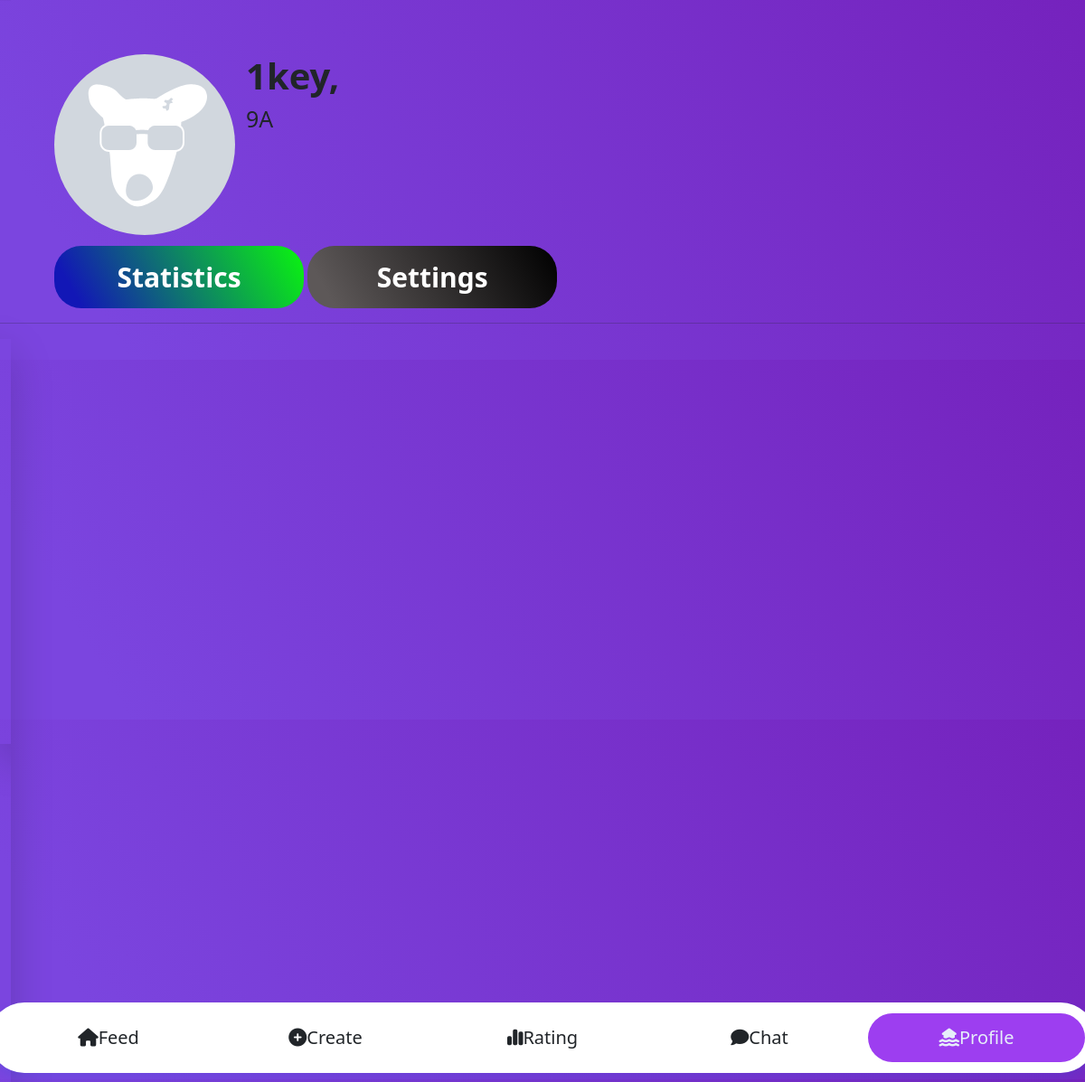
The page /my_profile (signed in) on the database as committed earlier.
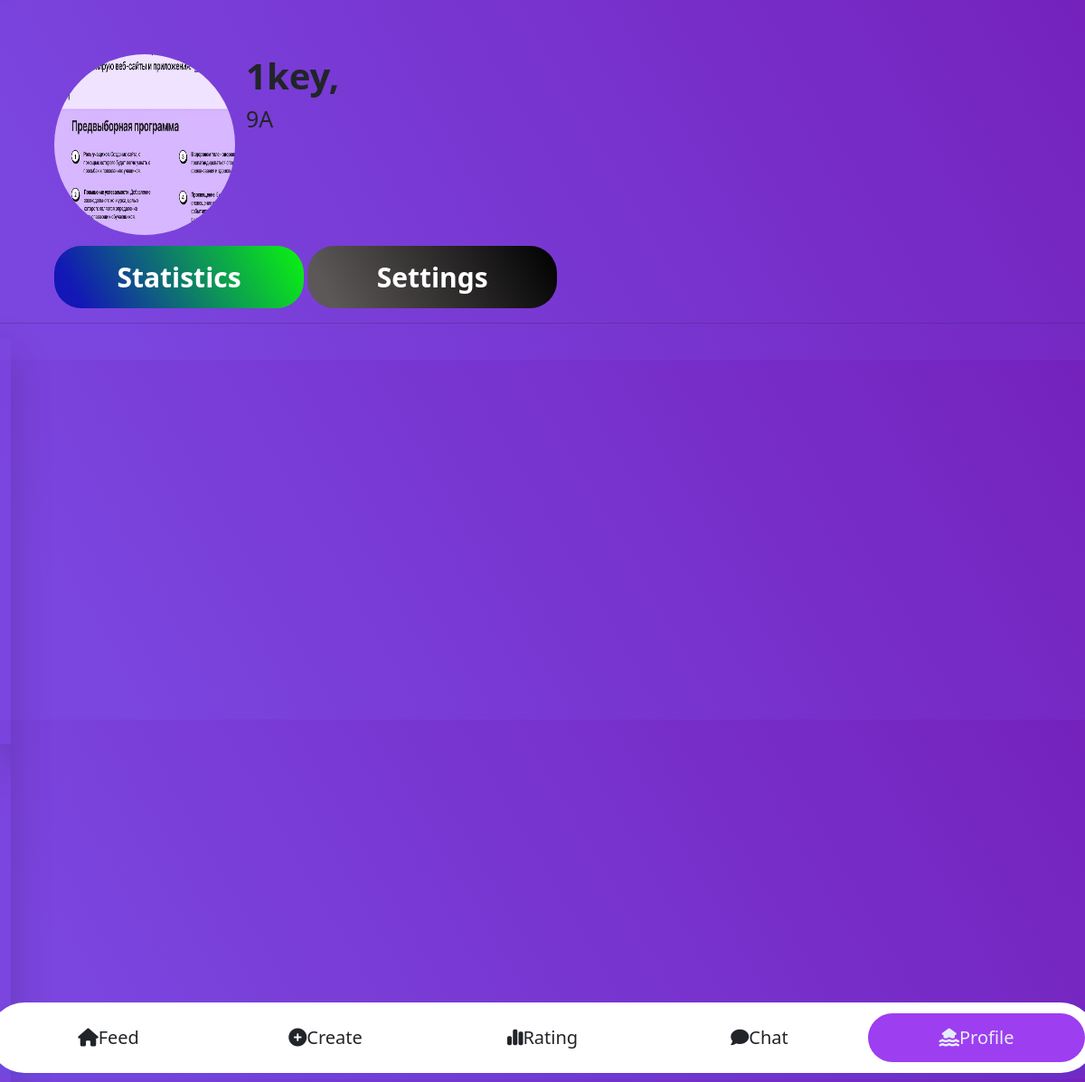
The same page on the database as committed later.
### blog/models.py (models this page shows, shortened)
class Student(models.Model):
    CHOICES = (
        ('5А', '5 "А"'),
        ('5Б', '5 "Б"'),
        ('5В', '5 "В"'),
        ('6А', '6 "А"'),
        ('6Б', '6 "Б"'),
        ('6В', '6 "В"'),
        ('7А', '7 "А"'),
        ('7Б', '7 "Б"'),
        ('7В', '7 "В"'),
        ('8А', '8 "А"'),
        ('8Б', '8 "Б"'),
        ('8В', '8 "В"'),
        ('9А', '9 "А"'),
        ('9Б', '9 "Б"'),
        ('9В', '9 "В"'),
        ('10А', '10 "А"'),
        ('11А', '11 "А"'),
    )
    user = models.ForeignKey(
        User,
        on_delete=models.CASCADE,
        related_name='student',
    )
    id_user = models.IntegerField()
    grade = models.CharField('', choices=CHOICES, max_length=100)
    profile_img = models.ImageField(
        upload_to='profile_images',
        default='profile_images/blank-profile-img.png'
        )
    def get_amount_marks(self):
        return self.owner.all().count()

### blog/views.py (the view, shortened to what this page needs)
# urls.py: path('my_profile', UsertListView.as_view(), name='student_profile'),
class UsertListView(ListView):
    model = Student
    template_name = 'blog/profile.html'
    context_object_name = 'blog_post_user_list'
    def get_context_data(self, **kwargs):
        user = auth.get_user(self.request)
        student = Student.objects.get(user=user)
        context = {
            'user': user,
            'student': student,
        }
        return context

### blog/templates/blog/profile.html (shortened to what this page needs)
{% extends "blog/base.html" %}
{% block content_blog %}
<div class="avatar">
    <div class="container">
        <div class="box">
            <a href="{{ student.profile_img.url }}">
                <div class="box-image">
                    <div class="content-image">
                        <img src="{{ student.profile_img.url }}" alt="None" class="img-user">
                    </div>
                </div>
            </a>
            <div class="box-info-user">
                <h3 class="name-user">{{ student.user.username }}, </h3>
                <h2 class="bio">{{ student.grade }}</h2>
            </div>
        </div>
    </div>
    <div class="b-container statistics text-center col-5 col-lg-3">
        <a href="javascript:PopUpShow3th()">Statistics</a>
    </div>
    <div class="b-container settings text-center col-5 col-lg-3">
        <a href="javascript:PopUpShow4th()">Settings</a>
    </div>
</div>
<hr>
{% endblock %}

### blog/templates/blog/base.html
{% extends 'templates_projects/base.html' %}
{% block content %}
<div class="body-blog">
    {% block content_blog %}
    {% endblock %}
</div>
{% include "templates_projects/navbar.html"%}
{% endblock %}

### templates/templates_projects/base.html (shortened to what this page needs)
{% load static %}
<!DOCTYPE html>
<html lang="en">
<head>
    <link rel="stylesheet" href="https://use.fontawesome.com/releases/v6.1.0/css/all.css">
    <link rel="stylesheet" href="https://cdn.jsdelivr.net/npm/bootstrap@5.1.3/dist/css/bootstrap.min.css">
    <link rel="stylesheet" href="{% static 'blog/css/style.css' %}">
</head>
<body>
    <div class="container shadow-lg">
        {% block content %}
        {% endblock %}
    </div>
</body>
</html>

### templates/templates_projects/navbar.html (shortened to what this page needs)
{% load static %}
     <div class="container container-tab col-12">
        <div class="tabs">
            <label class="tab" for="radio-1">
                <i class="fa-solid fa-house"></i>
                Feed
            </label>
            <label class="tab" for="radio-2">
            <i class="fa-solid fa-circle-plus"></i> Create
            </label>
            <label class="tab" for="radio-3">
            <i class="fa-solid fa-chart-simple"></i> Rating
            </label>
            <label class="tab" for="radio-4">
                <i class="fa-solid fa-comment"></i>
                Chat
            </label>
            <label class="tab" for="radio-5"><i class="fa-solid fa-house-flood-water"></i> Profile</label>
            <span class="glider"></span>
        </div>
    </div>

### blog/static/blog/css/style.css (style rules this page uses)
body { background-image: linear-gradient(60deg, rgb(123, 69, 223) 10%, #7522bd 100%); overflow-x: hidden; }
a { text-decoration: none; }
.container { display: inline; }
.avatar { margin: 0 4%; margin-bottom: 0vh; }
.container { overflow:hidden; padding-bottom: 100vh; }
.box { white-space: nowrap; }
.box div { display:inline-block; word-break: break-all; }
.img-user { margin: 1vw; border-radius: 50%; width: 25vh; height: 25vh; background-size: auto 300px; }
.box-info-user { position: absolute; margin-top: 1vw; }
.name-user { display: block; font-weight: 700; font-size: 40px; }
.bio { display: block; font-size: 25px; font-weight: 500; }
:root { --primary-color: #9d3ef0; --primary-color: #e6eef9; --secondary-color: #e6eef9; --secondary-color:#9d3ef0; }
*, *:after, *:before { box-sizing: border-box; }
.container-tab { min-width: 100vw; position: fixed; left: 0; right: 0; bottom: 0; display: flex; align-items: center; justify-content: center; padding-bottom: 10px; z-index: 100; }
.tabs { display: flex; position: relative; background-color: #fff; box-shadow: 0 0 1px 0 rgba(24, 94, 224, 0.15), 0 6px 12px 0 rgba(24, 94, 224, 0.15); padding: 0.75rem; border-radius: 99px; }
.tabs * { z-index: 2; }
.tab { min-width: fit-content; display: flex; align-items: center; justify-content: center; height: 54px; width: 20vw; font-size: 1.25rem; font-weight: 500; border-radius: 99px; cursor: pointer; transition: color 0.15s ease-in; }
input[type="radio"]:checked + label { color: var(--primary-color); }
input[id="radio-5"]:checked ~ .glider { transform: translateX(400%); }
.glider { position: absolute; display: flex; height: 54px; width: 20vw; background-color: var(--secondary-color); z-index: 1; border-radius: 99px; transition: 0.25s ease-out; }
.b-container { min-width: fit-content; background-color: #ccc; padding: 1vw; font-size: 30px; color: #fff; border-radius: 30px; }
.b-container a { font-weight: 700; color: white; }
.statistics { display: inline-block; padding: 1vw 5vw; background-image: linear-gradient(60deg, rgb(18, 23, 182) 10%, #0af60e 100%); }
.settings { display: inline-block; padding: 1vw; background-image: linear-gradient(60deg, rgb(93, 88, 88) 10%, #000000 100%); }

Rows that differ between the two databases and show on the page:
changed Student "1key": profile_img: picture added in place of a placeholder
